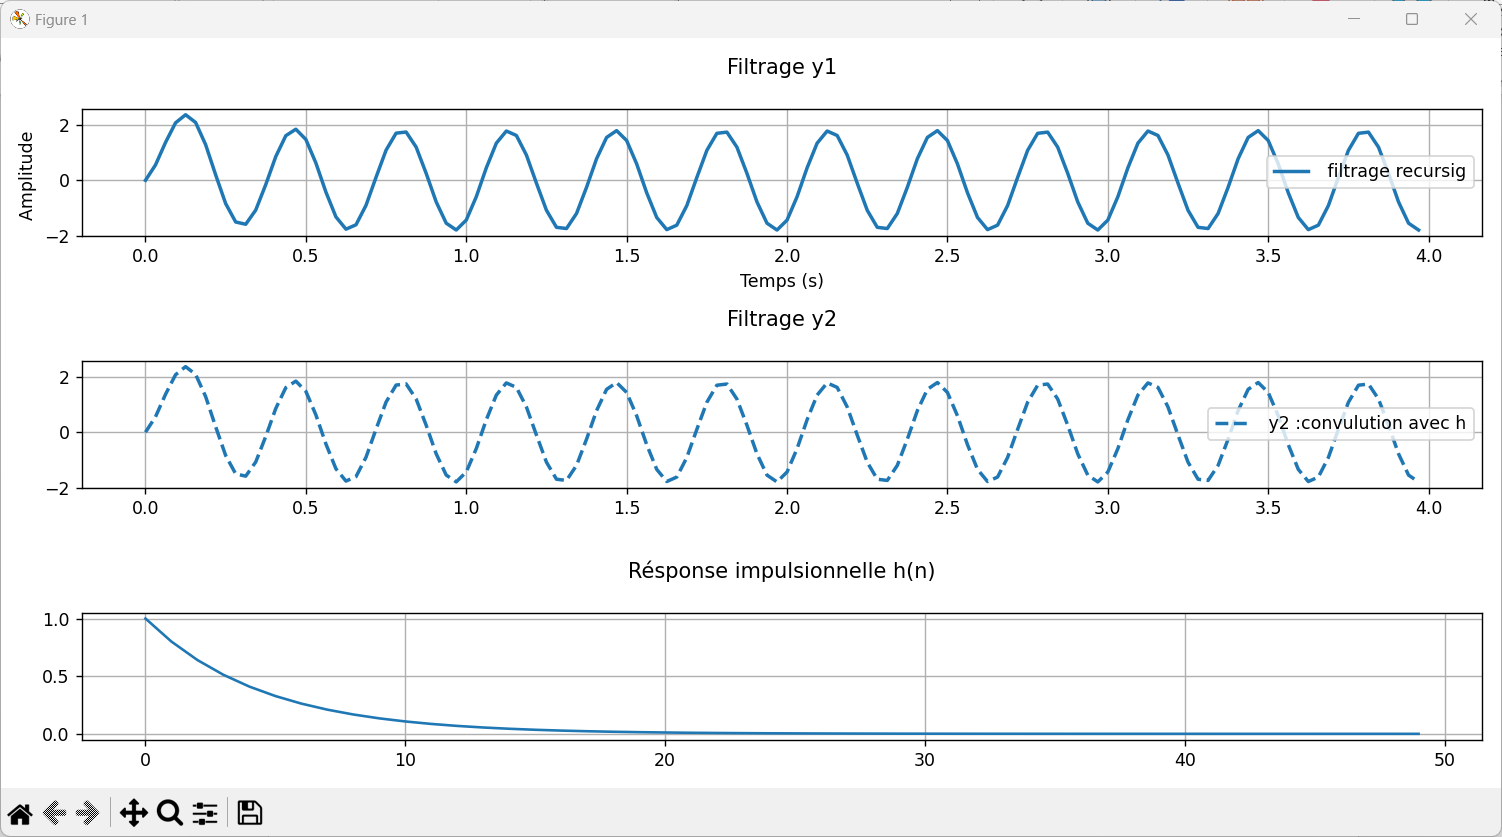

Generate this figure with Python:
#Filtrage par convulution (en utilisatn lfilter comme FTR avec h)
import numpy as np 
import scipy.signal
import matplotlib.pyplot as plt

a = 0.8
N=20



N=128
fo=3
Fe=32
a=0.8
L=50
t= np.arange(N)/Fe

h = a**np.arange(L)



x = np.sin(2*np.pi*fo*t)




#application de filtre récursif
y1 = scipy.signal.lfilter([1],[1,-a],x)



y2= scipy.signal.lfilter(h,[1],x)

#affichage des resultat

#affichage
plt.figure(figsize=(12,6))

plt.subplot(3,1,1)
plt.plot(t,y1,label=" filtrage recursig",linewidth=2)
plt.title(f"Filtrage y1", pad=20)
plt.xlabel('Temps (s)')
plt.ylabel('Amplitude ')
plt.legend()
plt.grid(True)


plt.subplot(3,1,2)
plt.plot(t,y2[:N],"--",label=" y2 :convulution avec h",linewidth=2)
plt.title(f"Filtrage y2", pad=20)
plt.legend()
plt.grid(True)


plt.subplot(3,1,3)
plt.plot(np.arange(L),h)
plt.title(f"Résponse impulsionnelle h(n)", pad=20)
plt.grid(True)

plt.tight_layout()
plt.show()
